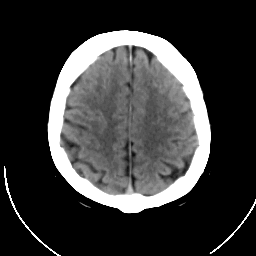
%> input picture code-dump/a9.tif, 256 x 256 px
$ octave Rough.m   (GNU Octave 9; MATLAB toolbox functions it lacks are replaced by stand-ins)
%> lines starting %> are read from the running program, lines starting %| are printed output that depends on the picture
%% importing the images
I=imread('a9.tif');
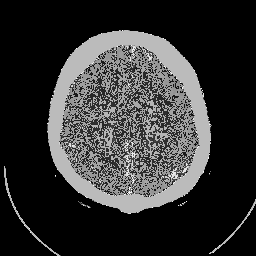
%> I: size 256x256 uint8; min 0, max 38, mean 7.5; drawn with min black and max white
I = im2double(I);
%> I: size 256x256 double
I2=imread('b9.tif');
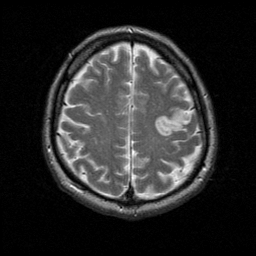
%> input picture code-dump/b9.tif, 256 x 256 px
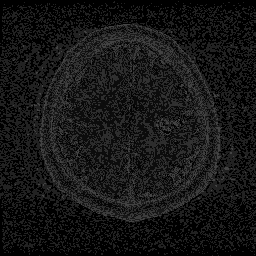
%> I2: size 256x256 uint8; min 0, max 70, mean 21.8
I2 = im2double(I2);
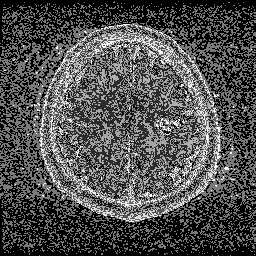
%> I2: size 256x256 double; min 0, max 0.275, mean 0.0855; drawn with min black and max white
subplot(1,3,1), imshow(uint8(I))
subplot(1,3,2), imshow(uint8(I2))
%% initializing parameters
nTimes=5;
del=0.0705;
e=del/2;
%M= Number of rows; N= Number of coloumns
M= size(I, 1);
%> M = 256
N= size(I, 2);
%> N = 256
%> (the run ends here)
